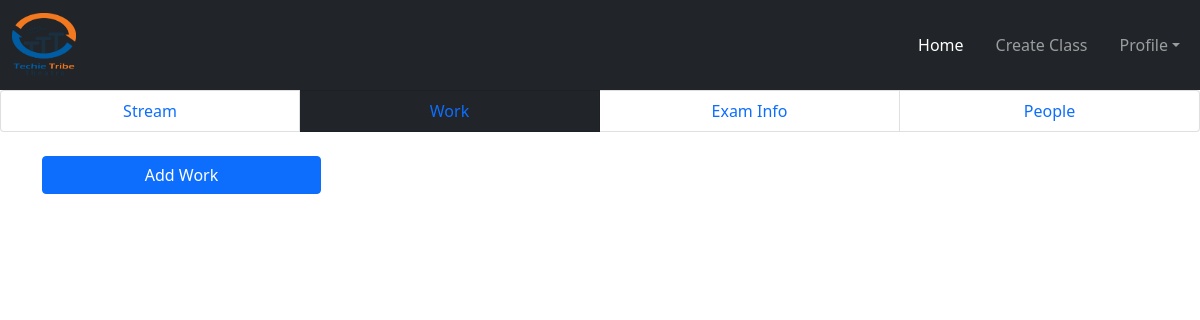
Before: /teacher/addwork/7/ (signed in) with the older database file.
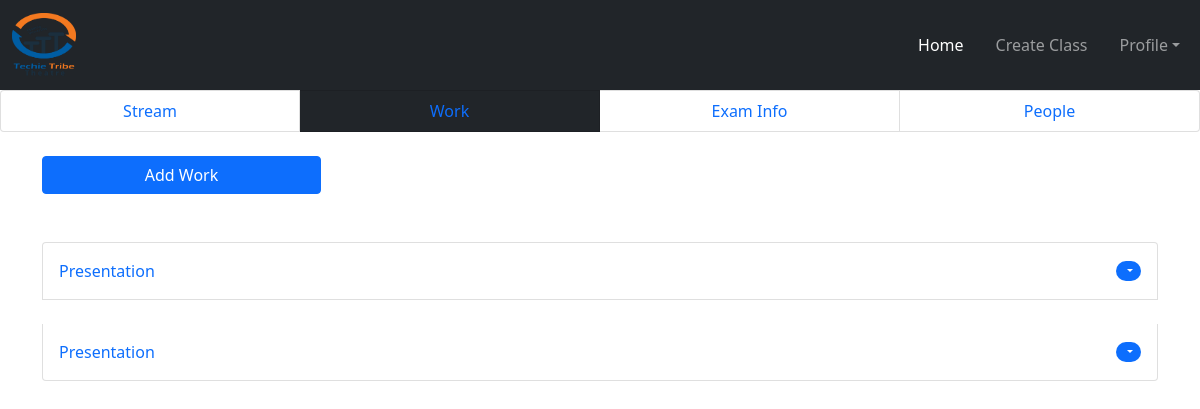
After: the same page with the newer database file.
### teacher/models.py (models this page shows)
class AddClassWork(models.Model):
    myclass = models.ForeignKey(
        CreateClass, on_delete=models.CASCADE)
    mytopic = models.CharField(
        max_length=20, choices=Choice_Type, default='Presentation')
    title = models.TextField(max_length=100, default="none")
    description = models.TextField(blank=True, null=True)
    marks = models.IntegerField(blank=True, null=True, default=10)
    imagephoto = models.ImageField(upload_to='images/', blank=True, null=True)
    document = models.FileField(upload_to='documents/', blank=True, null=True)
    current_date = models.DateTimeField(
        auto_now_add=True,  blank=True)
    end_date_time = models.DateTimeField(blank=True, null=True)

### teacher/views.py (the view, shortened to what this page needs)
# urls.py: path('addwork/<int:id>/', Addworkview.as_view(), name='addwork'),
class Addworkview(View):
    def get(self, request, id):
        if request.user.is_authenticated:
            mainid = id
            classshow = CreateClass.objects.get(pk=id)
            allwork = AddClassWork.objects.filter(myclass=classshow)[::-1]
            fm = AddClassWorkForm()
            return render(request, 'add_work.html', {'form': fm, "mainid": mainid,  'allwork': allwork})
        else:
            return redirect("/")

### teacher/templates/add_work.html (shortened to what this page needs)
{% extends 'base_teacher.html' %} <br />
{% load static %} <br />
{% block content %}
<ul class="list-group list-group-horizontal col-12">
    <li class="list-group-item col-3 text-center">
      <a href="{% url 'classshow' mainid %}">Stream</a>
    </li>
    <li class="list-group-item col-3 text-center bg-dark text-white">
      <a href="{% url 'addwork' mainid %}" >Work</a>
    </li>
    <li class="list-group-item col-3 text-center">
      <a href="{% url 'examview' mainid %}" >Exam Info</a>
    </li>
    <li class="list-group-item col-3 text-center"><a href="">People</a></li>
  </ul>
<div class="container">
  <button
    type="button"
    class="btn btn-primary mt-4 w-25"
    data-bs-toggle="modal"
    data-bs-target="#exampleModal"
  >
    Add Work
  </button>
</div>
<br>
<div class="container mt-4">
  <div class="list-group">
    {% for ann in allwork %}
    <li
      class="list-group-item d-flex justify-content-between align-items-center mb-4 p-3"
    >
    <a href="{% url 'showmywork' ann.id %}">  {{ann.mytopic}} </a>
      <span class="badge bg-primary rounded-pill"
        ><i
          class="fa-solid fa-ellipsis-vertical dropdown dropdown-toggle"
          id="navbarDropdown"
          data-bs-toggle="dropdown"
        >
        </i>
      </span>
    </li>
    {% endfor %}
  </div>
</div>
{% endblock content %}

Changed rows visible on the page:
added AddClassWork: mytopic "Presentation"
added AddClassWork: mytopic "Presentation"
